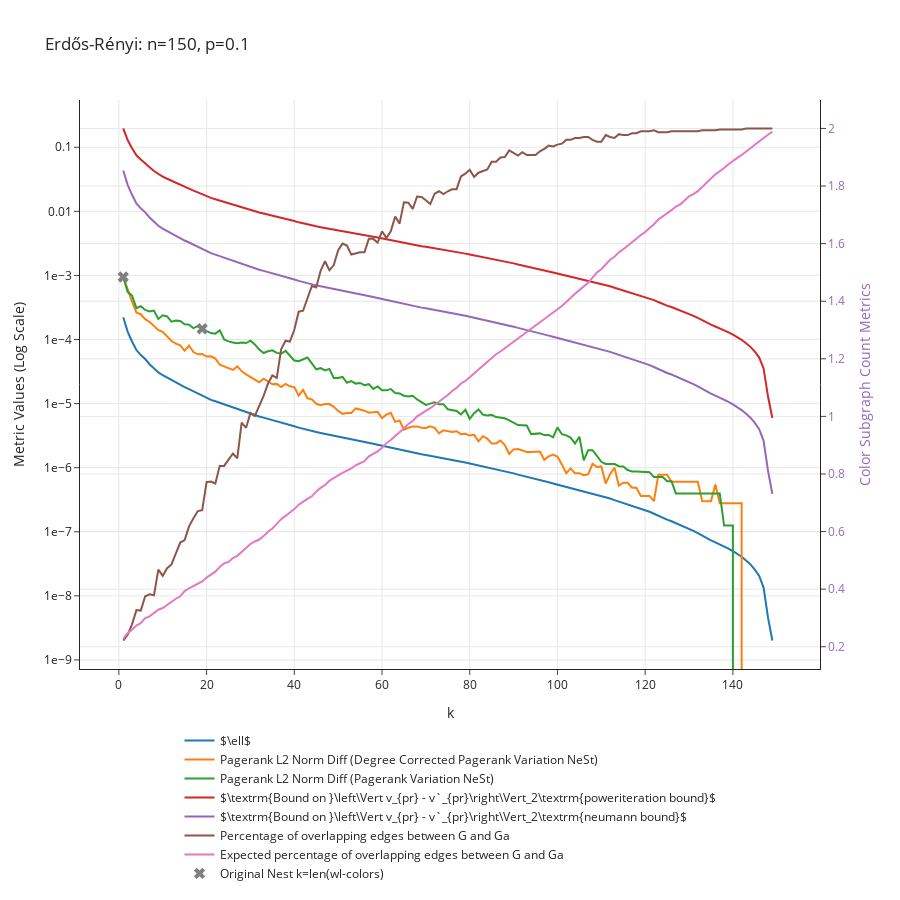

This figure's notebook cell:
### Code cell
p = 0.1
n = 150
G = nx.erdos_renyi_graph(n, p)
data_dict = get_convergence_data_of_nest(G, min_cluster_size = 1, max_k = 150)
plot_convergence_data(data_dict, f"Erdős-Rényi: n={n}, p={p}")

### Figure 1 — Plotly figure (JSON) as saved in the notebook; plotly's stock layout.template omitted (floating-point values rounded to 4 significant figures; data arrays with more than 128 entries replaced by an {"elided": "..."} marker saying what was removed)
{"data": [{"mode": "lines", "name": "$\\ell$", "type": "scatter", "x": {"elided": "149 int values"}, "y": {"elided": "149 float values"}}, {"mode": "lines", "name": "Pagerank L2 Norm Diff (Degree Corrected Pagerank Variation NeSt)", "type": "scatter", "x": {"elided": "149 int values"}, "y": {"elided": "149 float values"}}, {"mode": "lines", "name": "Pagerank L2 Norm Diff (Pagerank Variation NeSt)", "type": "scatter", "x": {"elided": "149 int values"}, "y": {"elided": "149 float values"}}, {"mode": "lines", "name": "$\\textrm{Bound on }\\left\\Vert v_{pr} - v`_{pr}\\right\\Vert_2\\textrm{poweriteration bound}$", "type": "scatter", "x": {"elided": "149 int values"}, "y": {"elided": "149 float values"}}, {"mode": "lines", "name": "$\\textrm{Bound on }\\left\\Vert v_{pr} - v`_{pr}\\right\\Vert_2\\textrm{neumann bound}$", "type": "scatter", "x": {"elided": "149 int values"}, "y": {"elided": "149 float values"}}, {"mode": "lines", "name": "Percentage of overlapping edges between G and Ga", "type": "scatter", "x": {"elided": "149 int values"}, "y": {"elided": "149 float values"}, "yaxis": "y2"}, {"mode": "lines", "name": "Expected percentage of overlapping edges between G and Ga", "type": "scatter", "x": {"elided": "149 int values"}, "y": {"elided": "149 float values"}, "yaxis": "y2"}, {"marker": {"size": 10, "symbol": "x"}, "mode": "markers", "name": "Original Nest k=len(wl-colors)", "type": "scatter", "x": [1, 19, 150], "y": [0.0009452, 0.0001472, 0]}], "layout": {"height": 900, "hovermode": "closest", "legend": {"orientation": "h", "x": 0.5, "xanchor": "center", "y": -0.1, "yanchor": "top"}, "title": {"text": "Erdős-Rényi: n=150, p=0.1"}, "xaxis": {"title": {"text": "k"}}, "yaxis": {"exponentformat": "e", "title": {"text": "Metric Values (Log Scale)"}, "type": "log"}, "yaxis2": {"overlaying": "y", "side": "right", "tickfont": {"color": "rgba(148, 103, 189, 1)"}, "title": {"font": {"color": "rgba(148, 103, 189, 1)"}, "text": "Color Subgraph Count Metrics"}, "type": "linear"}}}
